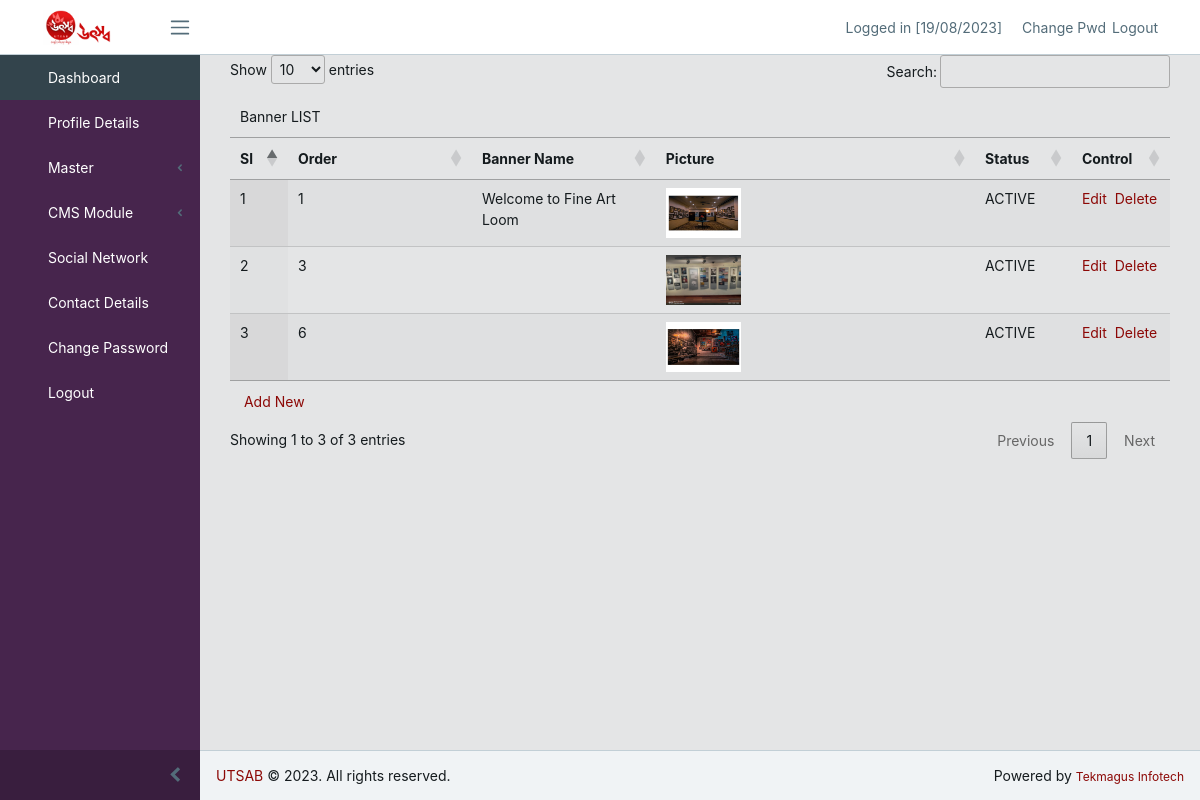
The app's page /cms/home.php?op=ban_view (signed in) with its own data.
### tables this page shows
CREATE TABLE `banner_master` (
  `id` int(11) NOT NULL,
  `ban_name` text NOT NULL,
  `ban_pic` text NOT NULL,
  `ban_order` int(11) NOT NULL,
  `bann_mod` int(11) NOT NULL DEFAULT 0,
  `status` varchar(15) NOT NULL DEFAULT 'ACTIVE'
);

### cms/pages/ban_view.php (the view, shortened to what this page needs)
<?php
	$sql="select * from banner_master where `status`<> 'DELETE' order by id";
	$res=mysqli_query($dbhandle,$sql);
	$cnt=mysqli_num_rows($res);
?><head>
</head>
<form class="form-horizontal" name="chng_pass_frm" method="post" action="#" onsubmit="return v.exec()">
<table id="data_table" class="display" width="100%" align="center">
<thead>
  <tr>
		<td class="special" colspan="7" align="left">Banner LIST</td>
  </tr>
  <tr id="welcome" class="post">
    <th align="left" valign="top" width="6%">Sl</th>
	<th align="left" valign="top" width="19%">Order</th>
	<th align="left" valign="top" width="19%">Banner Name</th>
	<th align="left" valign="top" width="33%">Picture</th>
	<th align="left" valign="top" width="10%">Status</th>
	<th align="left" valign="top" width="10%">Control</th>
  </tr>
</thead>
<tbody>
<?php
if($cnt>0)
{
	$i=0;
	while($row=mysqli_fetch_assoc($res))
	{
		$i++;
?>
	  <tr>
	    <td align="left" valign="top" width="6%"><?php echo $i;?></td>
		<td align="left" valign="top" width="19%"><?php echo $row['ban_order'];?></td>
		<td align="left" valign="top" width="19%"><?php echo $row['ban_name'];?></td>
		<td align="left" valign="top" width="33%"><img src="ban_upload/<?php echo $row['ban_pic']; ?>" height="50px" width="75px" /></td>
		<td align="left" valign="top" width="10%"><?php echo $row['status'];?></td>
		<td align="left" valign="top" width="10%"><a href="home.php?op=ban_edit&id=<?php echo base64_encode($row['id']);?>">Edit</a>&nbsp;&nbsp;<a href="home.php?op=ban_delete&id=<?php echo $row['id'];?>">Delete</a></td>
	  </tr>
<?php
	}
}else{
	echo '<tr><td colspan="7" align="left" valign="top">Data Not Found!</td></tr>';
}
?>
</tbody>
<tfoot><tr>
<td colspan="7">
    &nbsp;<a href="home.php?op=ban_entry">Add New</a></td>
</tr></tfoot>
</table>

### records on screen
banner_master: ban_order "1", ban_name "Welcome to Fine Art Loom", ban_pic (picture), status "ACTIVE"
banner_master: ban_order "3", ban_pic (picture), status "ACTIVE"
banner_master: ban_order "6", ban_pic (picture), status "ACTIVE"
